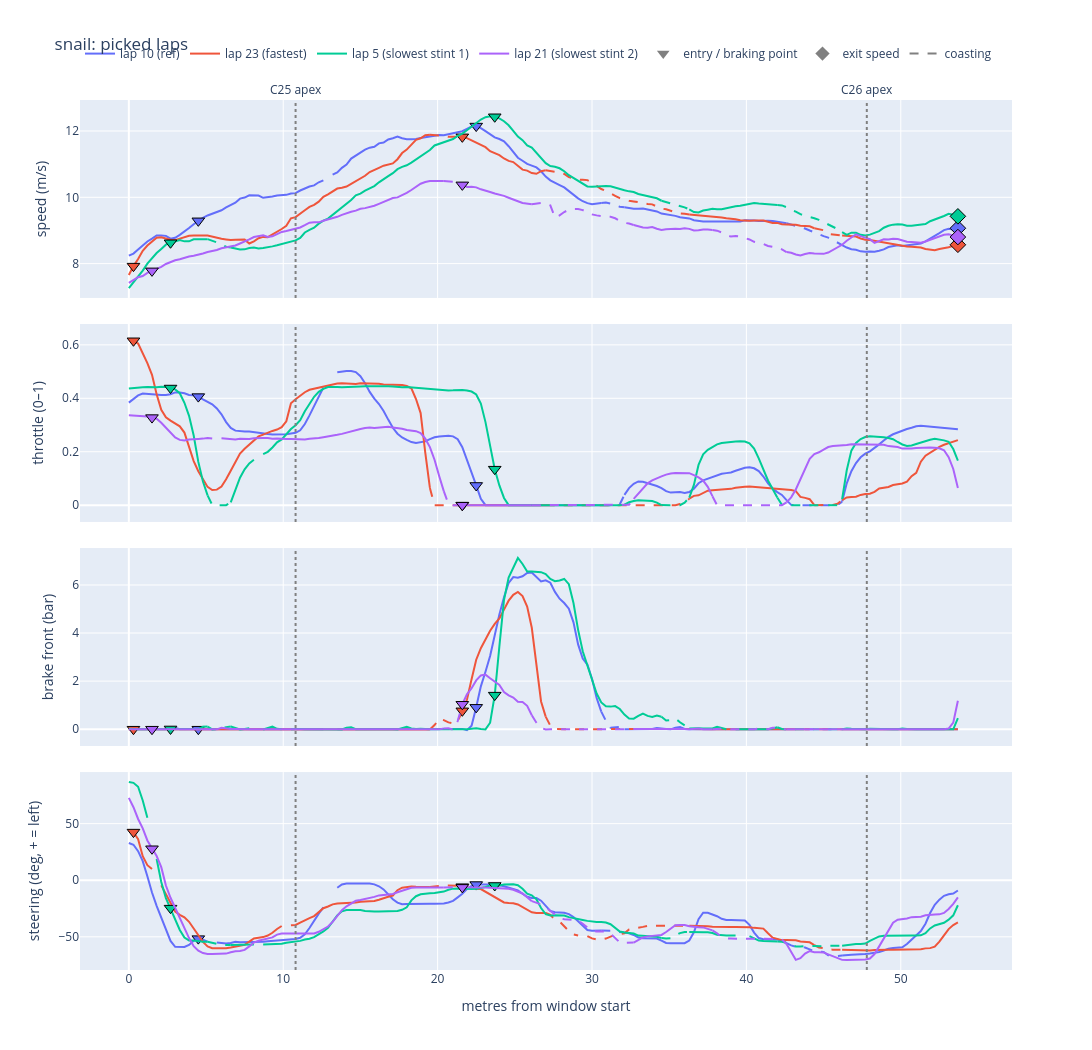

Notebook cell for this chart:
### Markdown cell above
* Metrics:
  - Lap 7 is 0.20 s faster than lap 10 in C24. It brakes the hardest (18.59 bar) with no coasting at all, and it has 3 steering corrections, which matches the counter steer we see on the plot. It also uses the most throttle on the exit (0.56) and picks it up early, 5.9 m before the apex.
  - Lap 10 has the lowest minimum speed of all by far, 4.39 m/s at 8.6 m before the apex, against around 6 to 6.6 m/s for the other laps. It also coasts for 2.7 m after releasing the brakes. Even so it only loses 0.20 s to lap 7 and has the highest exit speed (8.24 m/s), so it gets back a lot of the time on the exit.
  - Both fast laps have a very high rear wheel slip on the exit, 67.7% for lap 10 and 65.3% for lap 7, against 13.6% for lap 16 and 5.6% for lap 3. The slip goes up with the throttle (0.41 and 0.56 for the fast laps, around 0.33 for the slow ones), so it looks like the fast laps get on the throttle hard at low speed and the rear wheels spin. The slip here is only measured over the 2 m between the apex and the exit point, so the number is rough, but the difference between the laps is clear. Less wheelspin could mean an even better exit for both fast laps.
  - Lap 3 loses 0.41 s. It brakes the longest (2.23 s) but the lightest of the stint 1 laps (12.86 bar), which matches the uneven braking on the plot, and it has the lowest exit throttle with lap 16 (0.34).
  - Lap 16 loses 0.19 s, less than lap 3. It coasts for 5.4 m before braking, brakes the lightest (11.22 bar), and picks up the throttle the earliest (7.4 m before the apex) but only up to 0.33, and it exits the slowest at 7.25 m/s.
  - Correction to the plot reading: lap 7 exits at 8.08 m/s, not 8.3 m/s, so lap 10 has the highest exit speed.

### Code cell
# snail corner
plot_group("snail")

### Figure 1 — Plotly figure (JSON) as saved in the notebook; plotly's stock layout.template omitted (floating-point values rounded to 4 significant figures; data arrays with more than 128 entries replaced by an {"elided": "..."} marker saying what was removed)
{"data": [{"legendgroup": "10", "line": {"color": "#636EFA"}, "mode": "lines", "name": "lap 10 (ref)", "showlegend": true, "type": "scatter", "x": {"elided": "180 float values"}, "xaxis": "x", "y": {"elided": "180 float values"}, "yaxis": "y"}, {"legendgroup": "10", "line": {"color": "#636EFA", "dash": "dash"}, "mode": "lines", "name": "lap 10 (ref) coasting", "showlegend": false, "type": "scatter", "x": {"elided": "180 float values"}, "xaxis": "x", "y": {"elided": "180 float values"}, "yaxis": "y"}, {"hoverinfo": "text", "hovertext": "lap 10: C25 entry (lift)", "legendgroup": "10", "marker": {"color": "#636EFA", "line": {"color": "black", "width": 1}, "size": 11, "symbol": "triangle-down"}, "mode": "markers", "name": "lap 10 (ref)", "showlegend": false, "type": "scatter", "x": [4.5], "xaxis": "x", "y": [9.291], "yaxis": "y"}, {"hoverinfo": "text", "hovertext": "lap 10: C26 entry (braking)", "legendgroup": "10", "marker": {"color": "#636EFA", "line": {"color": "black", "width": 1}, "size": 11, "symbol": "triangle-down"}, "mode": "markers", "name": "lap 10 (ref)", "showlegend": false, "type": "scatter", "x": [22.5], "xaxis": "x", "y": [12.15], "yaxis": "y"}, {"legendgroup": "10", "line": {"color": "#636EFA"}, "mode": "lines", "name": "lap 10 (ref)", "showlegend": false, "type": "scatter", "x": {"elided": "180 float values"}, "xaxis": "x2", "y": {"elided": "180 float values"}, "yaxis": "y2"}, {"legendgroup": "10", "line": {"color": "#636EFA", "dash": "dash"}, "mode": "lines", "name": "lap 10 (ref) coasting", "showlegend": false, "type": "scatter", "x": {"elided": "180 float values"}, "xaxis": "x2", "y": {"elided": "180 float values"}, "yaxis": "y2"}, {"hoverinfo": "text", "hovertext": "lap 10: C25 entry (lift)", "legendgroup": "10", "marker": {"color": "#636EFA", "line": {"color": "black", "width": 1}, "size": 11, "symbol": "triangle-down"}, "mode": "markers", "name": "lap 10 (ref)", "showlegend": false, "type": "scatter", "x": [4.5], "xaxis": "x2", "y": [0.4063], "yaxis": "y2"}, {"hoverinfo": "text", "hovertext": "lap 10: C26 entry (braking)", "legendgroup": "10", "marker": {"color": "#636EFA", "line": {"color": "black", "width": 1}, "size": 11, "symbol": "triangle-down"}, "mode": "markers", "name": "lap 10 (ref)", "showlegend": false, "type": "scatter", "x": [22.5], "xaxis": "x2", "y": [0.07382], "yaxis": "y2"}, {"legendgroup": "10", "line": {"color": "#636EFA"}, "mode": "lines", "name": "lap 10 (ref)", "showlegend": false, "type": "scatter", "x": {"elided": "180 float values"}, "xaxis": "x3", "y": {"elided": "180 float values"}, "yaxis": "y3"}, {"legendgroup": "10", "line": {"color": "#636EFA", "dash": "dash"}, "mode": "lines", "name": "lap 10 (ref) coasting", "showlegend": false, "type": "scatter", "x": {"elided": "180 float values"}, "xaxis": "x3", "y": {"elided": "180 float values"}, "yaxis": "y3"}, {"hoverinfo": "text", "hovertext": "lap 10: C25 entry (lift)", "legendgroup": "10", "marker": {"color": "#636EFA", "line": {"color": "black", "width": 1}, "size": 11, "symbol": "triangle-down"}, "mode": "markers", "name": "lap 10 (ref)", "showlegend": false, "type": "scatter", "x": [4.5], "xaxis": "x3", "y": [1.012e-05], "yaxis": "y3"}, {"hoverinfo": "text", "hovertext": "lap 10: C26 entry (braking)", "legendgroup": "10", "marker": {"color": "#636EFA", "line": {"color": "black", "width": 1}, "size": 11, "symbol": "triangle-down"}, "mode": "markers", "name": "lap 10 (ref)", "showlegend": false, "type": "scatter", "x": [22.5], "xaxis": "x3", "y": [0.9099], "yaxis": "y3"}, {"legendgroup": "10", "line": {"color": "#636EFA"}, "mode": "lines", "name": "lap 10 (ref)", "showlegend": false, "type": "scatter", "x": {"elided": "180 float values"}, "xaxis": "x4", "y": {"elided": "180 float values"}, "yaxis": "y4"}, {"legendgroup": "10", "line": {"color": "#636EFA", "dash": "dash"}, "mode": "lines", "name": "lap 10 (ref) coasting", "showlegend": false, "type": "scatter", "x": {"elided": "180 float values"}, "xaxis": "x4", "y": {"elided": "180 float values"}, "yaxis": "y4"}, {"hoverinfo": "text", "hovertext": "lap 10: C25 entry (lift)", "legendgroup": "10", "marker": {"color": "#636EFA", "line": {"color": "black", "width": 1}, "size": 11, "symbol": "triangle-down"}, "mode": "markers", "name": "lap 10 (ref)", "showlegend": false, "type": "scatter", "x": [4.5], "xaxis": "x4", "y": [-51.59], "yaxis": "y4"}, {"hoverinfo": "text", "hovertext": "lap 10: C26 entry (braking)", "legendgroup": "10", "marker": {"color": "#636EFA", "line": {"color": "black", "width": 1}, "size": 11, "symbol": "triangle-down"}, "mode": "markers", "name": "lap 10 (ref)", "showlegend": false, "type": "scatter", "x": [22.5], "xaxis": "x4", "y": [-3.817], "yaxis": "y4"}, {"hoverinfo": "text", "hovertext": "lap 10: exit 9.07 m/s", "legendgroup": "10", "marker": {"color": "#636EFA", "line": {"color": "black", "width": 1}, "size": 12, "symbol": "diamond"}, "mode": "markers", "name": "lap 10 (ref)", "showlegend": false, "type": "scatter", "x": [53.7], "xaxis": "x", "y": [9.067], "yaxis": "y"}, {"legendgroup": "23", "line": {"color": "#EF553B"}, "mode": "lines", "name": "lap 23 (fastest)", "showlegend": true, "type": "scatter", "x": {"elided": "180 float values"}, "xaxis": "x", "y": {"elided": "180 float values"}, "yaxis": "y"}, {"legendgroup": "23", "line": {"color": "#EF553B", "dash": "dash"}, "mode": "lines", "name": "lap 23 (fastest) coasting", "showlegend": false, "type": "scatter", "x": {"elided": "180 float values"}, "xaxis": "x", "y": {"elided": "180 float values"}, "yaxis": "y"}, {"hoverinfo": "text", "hovertext": "lap 23: C25 entry (lift)", "legendgroup": "23", "marker": {"color": "#EF553B", "line": {"color": "black", "width": 1}, "size": 11, "symbol": "triangle-down"}, "mode": "markers", "name": "lap 23 (fastest)", "showlegend": false, "type": "scatter", "x": [0.3], "xaxis": "x", "y": [7.924], "yaxis": "y"}, {"hoverinfo": "text", "hovertext": "lap 23: C26 entry (braking)", "legendgroup": "23", "marker": {"color": "#EF553B", "line": {"color": "black", "width": 1}, "size": 11, "symbol": "triangle-down"}, "mode": "markers", "name": "lap 23 (fastest)", "showlegend": false, "type": "scatter", "x": [21.6], "xaxis": "x", "y": [11.82], "yaxis": "y"}, {"legendgroup": "23", "line": {"color": "#EF553B"}, "mode": "lines", "name": "lap 23 (fastest)", "showlegend": false, "type": "scatter", "x": {"elided": "180 float values"}, "xaxis": "x2", "y": {"elided": "180 float values"}, "yaxis": "y2"}, {"legendgroup": "23", "line": {"color": "#EF553B", "dash": "dash"}, "mode": "lines", "name": "lap 23 (fastest) coasting", "showlegend": false, "type": "scatter", "x": {"elided": "180 float values"}, "xaxis": "x2", "y": {"elided": "180 float values"}, "yaxis": "y2"}, {"hoverinfo": "text", "hovertext": "lap 23: C25 entry (lift)", "legendgroup": "23", "marker": {"color": "#EF553B", "line": {"color": "black", "width": 1}, "size": 11, "symbol": "triangle-down"}, "mode": "markers", "name": "lap 23 (fastest)", "showlegend": false, "type": "scatter", "x": [0.3], "xaxis": "x2", "y": [0.6152], "yaxis": "y2"}, {"hoverinfo": "text", "hovertext": "lap 23: C26 entry (braking)", "legendgroup": "23", "marker": {"color": "#EF553B", "line": {"color": "black", "width": 1}, "size": 11, "symbol": "triangle-down"}, "mode": "markers", "name": "lap 23 (fastest)", "showlegend": false, "type": "scatter", "x": [21.6], "xaxis": "x2", "y": [0], "yaxis": "y2"}, {"legendgroup": "23", "line": {"color": "#EF553B"}, "mode": "lines", "name": "lap 23 (fastest)", "showlegend": false, "type": "scatter", "x": {"elided": "180 float values"}, "xaxis": "x3", "y": {"elided": "180 float values"}, "yaxis": "y3"}, {"legendgroup": "23", "line": {"color": "#EF553B", "dash": "dash"}, "mode": "lines", "name": "lap 23 (fastest) coasting", "showlegend": false, "type": "scatter", "x": {"elided": "180 float values"}, "xaxis": "x3", "y": {"elided": "180 float values"}, "yaxis": "y3"}, {"hoverinfo": "text", "hovertext": "lap 23: C25 entry (lift)", "legendgroup": "23", "marker": {"color": "#EF553B", "line": {"color": "black", "width": 1}, "size": 11, "symbol": "triangle-down"}, "mode": "markers", "name": "lap 23 (fastest)", "showlegend": false, "type": "scatter", "x": [0.3], "xaxis": "x3", "y": [-3.246e-19], "yaxis": "y3"}, {"hoverinfo": "text", "hovertext": "lap 23: C26 entry (braking)", "legendgroup": "23", "marker": {"color": "#EF553B", "line": {"color": "black", "width": 1}, "size": 11, "symbol": "triangle-down"}, "mode": "markers", "name": "lap 23 (fastest)", "showlegend": false, "type": "scatter", "x": [21.6], "xaxis": "x3", "y": [0.7646], "yaxis": "y3"}, {"legendgroup": "23", "line": {"color": "#EF553B"}, "mode": "lines", "name": "lap 23 (fastest)", "showlegend": false, "type": "scatter", "x": {"elided": "180 float values"}, "xaxis": "x4", "y": {"elided": "180 float values"}, "yaxis": "y4"}, {"legendgroup": "23", "line": {"color": "#EF553B", "dash": "dash"}, "mode": "lines", "name": "lap 23 (fastest) coasting", "showlegend": false, "type": "scatter", "x": {"elided": "180 float values"}, "xaxis": "x4", "y": {"elided": "180 float values"}, "yaxis": "y4"}, {"hoverinfo": "text", "hovertext": "lap 23: C25 entry (lift)", "legendgroup": "23", "marker": {"color": "#EF553B", "line": {"color": "black", "width": 1}, "size": 11, "symbol": "triangle-down"}, "mode": "markers", "name": "lap 23 (fastest)", "showlegend": false, "type": "scatter", "x": [0.3], "xaxis": "x4", "y": [42.54], "yaxis": "y4"}, {"hoverinfo": "text", "hovertext": "lap 23: C26 entry (braking)", "legendgroup": "23", "marker": {"color": "#EF553B", "line": {"color": "black", "width": 1}, "size": 11, "symbol": "triangle-down"}, "mode": "markers", "name": "lap 23 (fastest)", "showlegend": false, "type": "scatter", "x": [21.6], "xaxis": "x4", "y": [-5.705], "yaxis": "y4"}, {"hoverinfo": "text", "hovertext": "lap 23: exit 8.57 m/s", "legendgroup": "23", "marker": {"color": "#EF553B", "line": {"color": "black", "width": 1}, "size": 12, "symbol": "diamond"}, "mode": "markers", "name": "lap 23 (fastest)", "showlegend": false, "type": "scatter", "x": [53.7], "xaxis": "x", "y": [8.569], "yaxis": "y"}, {"legendgroup": "5", "line": {"color": "#00CC96"}, "mode": "lines", "name": "lap 5 (slowest stint 1)", "showlegend": true, "type": "scatter", "x": {"elided": "180 float values"}, "xaxis": "x", "y": {"elided": "180 float values"}, "yaxis": "y"}, {"legendgroup": "5", "line": {"color": "#00CC96", "dash": "dash"}, "mode": "lines", "name": "lap 5 (slowest stint 1) coasting", "showlegend": false, "type": "scatter", "x": {"elided": "180 float values"}, "xaxis": "x", "y": {"elided": "180 float values"}, "yaxis": "y"}, {"hoverinfo": "text", "hovertext": "lap 5: C25 entry (lift)", "legendgroup": "5", "marker": {"color": "#00CC96", "line": {"color": "black", "width": 1}, "size": 11, "symbol": "triangle-down"}, "mode": "markers", "name": "lap 5 (slowest stint 1)", "showlegend": false, "type": "scatter", "x": [2.7], "xaxis": "x", "y": [8.629], "yaxis": "y"}, {"hoverinfo": "text", "hovertext": "lap 5: C26 entry (braking)", "legendgroup": "5", "marker": {"color": "#00CC96", "line": {"color": "black", "width": 1}, "size": 11, "symbol": "triangle-down"}, "mode": "markers", "name": "lap 5 (slowest stint 1)", "showlegend": false, "type": "scatter", "x": [23.7], "xaxis": "x", "y": [12.43], "yaxis": "y"}, {"legendgroup": "5", "line": {"color": "#00CC96"}, "mode": "lines", "name": "lap 5 (slowest stint 1)", "showlegend": false, "type": "scatter", "x": {"elided": "180 float values"}, "xaxis": "x2", "y": {"elided": "180 float values"}, "yaxis": "y2"}, {"legendgroup": "5", "line": {"color": "#00CC96", "dash": "dash"}, "mode": "lines", "name": "lap 5 (slowest stint 1) coasting", "showlegend": false, "type": "scatter", "x": {"elided": "180 float values"}, "xaxis": "x2", "y": {"elided": "180 float values"}, "yaxis": "y2"}, {"hoverinfo": "text", "hovertext": "lap 5: C25 entry (lift)", "legendgroup": "5", "marker": {"color": "#00CC96", "line": {"color": "black", "width": 1}, "size": 11, "symbol": "triangle-down"}, "mode": "markers", "name": "lap 5 (slowest stint 1)", "showlegend": false, "type": "scatter", "x": [2.7], "xaxis": "x2", "y": [0.4384], "yaxis": "y2"}, {"hoverinfo": "text", "hovertext": "lap 5: C26 entry (braking)", "legendgroup": "5", "marker": {"color": "#00CC96", "line": {"color": "black", "width": 1}, "size": 11, "symbol": "triangle-down"}, "mode": "markers", "name": "lap 5 (slowest stint 1)", "showlegend": false, "type": "scatter", "x": [23.7], "xaxis": "x2", "y": [0.1348], "yaxis": "y2"}, {"legendgroup": "5", "line": {"color": "#00CC96"}, "mode": "lines", "name": "lap 5 (slowest stint 1)", "showlegend": false, "type": "scatter", "x": {"elided": "180 float values"}, "xaxis": "x3", "y": {"elided": "180 float values"}, "yaxis": "y3"}, {"legendgroup": "5", "line": {"color": "#00CC96", "dash": "dash"}, "mode": "lines", "name": "lap 5 (slowest stint 1) coasting", "showlegend": false, "type": "scatter", "x": {"elided": "180 float values"}, "xaxis": "x3", "y": {"elided": "180 float values"}, "yaxis": "y3"}, {"hoverinfo": "text", "hovertext": "lap 5: C25 entry (lift)", "legendgroup": "5", "marker": {"color": "#00CC96", "line": {"color": "black", "width": 1}, "size": 11, "symbol": "triangle-down"}, "mode": "markers", "name": "lap 5 (slowest stint 1)", "showlegend": false, "type": "scatter", "x": [2.7], "xaxis": "x3", "y": [0.01005], "yaxis": "y3"}, {"hoverinfo": "text", "hovertext": "lap 5: C26 entry (braking)", "legendgroup": "5", "marker": {"color": "#00CC96", "line": {"color": "black", "width": 1}, "size": 11, "symbol": "triangle-down"}, "mode": "markers", "name": "lap 5 (slowest stint 1)", "showlegend": false, "type": "scatter", "x": [23.7], "xaxis": "x3", "y": [1.417], "yaxis": "y3"}, {"legendgroup": "5", "line": {"color": "#00CC96"}, "mode": "lines", "name": "lap 5 (slowest stint 1)", "showlegend": false, "type": "scatter", "x": {"elided": "180 float values"}, "xaxis": "x4", "y": {"elided": "180 float values"}, "yaxis": "y4"}, {"legendgroup": "5", "line": {"color": "#00CC96", "dash": "dash"}, "mode": "lines", "name": "lap 5 (slowest stint 1) coasting", "showlegend": false, "type": "scatter", "x": {"elided": "180 float values"}, "xaxis": "x4", "y": {"elided": "180 float values"}, "yaxis": "y4"}, {"hoverinfo": "text", "hovertext": "lap 5: C25 entry (lift)", "legendgroup": "5", "marker": {"color": "#00CC96", "line": {"color": "black", "width": 1}, "size": 11, "symbol": "triangle-down"}, "mode": "markers", "name": "lap 5 (slowest stint 1)", "showlegend": false, "type": "scatter", "x": [2.7], "xaxis": "x4", "y": [-24.66], "yaxis": "y4"}, {"hoverinfo": "text", "hovertext": "lap 5: C26 entry (braking)", "legendgroup": "5", "marker": {"color": "#00CC96", "line": {"color": "black", "width": 1}, "size": 11, "symbol": "triangle-down"}, "mode": "markers", "name": "lap 5 (slowest stint 1)", "showlegend": false, "type": "scatter", "x": [23.7], "xaxis": "x4", "y": [-4.638], "yaxis": "y4"}, {"hoverinfo": "text", "hovertext": "lap 5: exit 9.43 m/s", "legendgroup": "5", "marker": {"color": "#00CC96", "line": {"color": "black", "width": 1}, "size": 12, "symbol": "diamond"}, "mode": "markers", "name": "lap 5 (slowest stint 1)", "showlegend": false, "type": "scatter", "x": [53.7], "xaxis": "x", "y": [9.426], "yaxis": "y"}, {"legendgroup": "21", "line": {"color": "#AB63FA"}, "mode": "lines", "name": "lap 21 (slowest stint 2)", "showlegend": true, "type": "scatter", "x": {"elided": "180 float values"}, "xaxis": "x", "y": {"elided": "180 float values"}, "yaxis": "y"}, {"legendgroup": "21", "line": {"color": "#AB63FA", "dash": "dash"}, "mode": "lines", "name": "lap 21 (slowest stint 2) coasting", "showlegend": false, "type": "scatter", "x": {"elided": "180 float values"}, "xaxis": "x", "y": {"elided": "180 float values"}, "yaxis": "y"}, {"hoverinfo": "text", "hovertext": "lap 21: C25 entry (lift)", "legendgroup": "21", "marker": {"color": "#AB63FA", "line": {"color": "black", "width": 1}, "size": 11, "symbol": "triangle-down"}, "mode": "markers", "name": "lap 21 (slowest stint 2)", "showlegend": false, "type": "scatter", "x": [1.5], "xaxis": "x", "y": [7.781], "yaxis": "y"}, {"hoverinfo": "text", "hovertext": "lap 21: C26 entry (braking)", "legendgroup": "21", "marker": {"color": "#AB63FA", "line": {"color": "black", "width": 1}, "size": 11, "symbol": "triangle-down"}, "mode": "markers", "name": "lap 21 (slowest stint 2)", "showlegend": false, "type": "scatter", "x": [21.6], "xaxis": "x", "y": [10.38], "yaxis": "y"}, {"legendgroup": "21", "line": {"color": "#AB63FA"}, "mode": "lines", "name": "lap 21 (slowest stint 2)", "showlegend": false, "type": "scatter", "x": {"elided": "180 float values"}, "xaxis": "x2", "y": {"elided": "180 float values"}, "yaxis": "y2"}, {"legendgroup": "21", "line": {"color": "#AB63FA", "dash": "dash"}, "mode": "lines", "name": "lap 21 (slowest stint 2) coasting", "showlegend": false, "type": "scatter", "x": {"elided": "180 float values"}, "xaxis": "x2", "y": {"elided": "180 float values"}, "yaxis": "y2"}, {"hoverinfo": "text", "hovertext": "lap 21: C25 entry (lift)", "legendgroup": "21", "marker": {"color": "#AB63FA", "line": {"color": "black", "width": 1}, "size": 11, "symbol": "triangle-down"}, "mode": "markers", "name": "lap 21 (slowest stint 2)", "showlegend": false, "type": "scatter", "x": [1.5], "xaxis": "x2", "y": [0.3278], "yaxis": "y2"}, {"hoverinfo": "text", "hovertext": "lap 21: C26 entry (braking)", "legendgroup": "21", "marker": {"color": "#AB63FA", "line": {"color": "black", "width": 1}, "size": 11, "symbol": "triangle-down"}, "mode": "markers", "name": "lap 21 (slowest stint 2)", "showlegend": false, "type": "scatter", "x": [21.6], "xaxis": "x2", "y": [0], "yaxis": "y2"}, {"legendgroup": "21", "line": {"color": "#AB63FA"}, "mode": "lines", "name": "lap 21 (slowest stint 2)", "showlegend": false, "type": "scatter", "x": {"elided": "180 float values"}, "xaxis": "x3", "y": {"elided": "180 float values"}, "yaxis": "y3"}, {"legendgroup": "21", "line": {"color": "#AB63FA", "dash": "dash"}, "mode": "lines", "name": "lap 21 (slowest stint 2) coasting", "showlegend": false, "type": "scatter", "x": {"elided": "180 float values"}, "xaxis": "x3", "y": {"elided": "180 float values"}, "yaxis": "y3"}, {"hoverinfo": "text", "hovertext": "lap 21: C25 entry (lift)", "legendgroup": "21", "marker": {"color": "#AB63FA", "line": {"color": "black", "width": 1}, "size": 11, "symbol": "triangle-down"}, "mode": "markers", "name": "lap 21 (slowest stint 2)", "showlegend": false, "type": "scatter", "x": [1.5], "xaxis": "x3", "y": [0.0001224], "yaxis": "y3"}, {"hoverinfo": "text", "hovertext": "lap 21: C26 entry (braking)", "legendgroup": "21", "marker": {"color": "#AB63FA", "line": {"color": "black", "width": 1}, "size": 11, "symbol": "triangle-down"}, "mode": "markers", "name": "lap 21 (slowest stint 2)", "showlegend": false, "type": "scatter", "x": [21.6], "xaxis": "x3", "y": [1.036], "yaxis": "y3"}, {"legendgroup": "21", "line": {"color": "#AB63FA"}, "mode": "lines", "name": "lap 21 (slowest stint 2)", "showlegend": false, "type": "scatter", "x": {"elided": "180 float values"}, "xaxis": "x4", "y": {"elided": "180 float values"}, "yaxis": "y4"}, {"legendgroup": "21", "line": {"color": "#AB63FA", "dash": "dash"}, "mode": "lines", "name": "lap 21 (slowest stint 2) coasting", "showlegend": false, "type": "scatter", "x": {"elided": "180 float values"}, "xaxis": "x4", "y": {"elided": "180 float values"}, "yaxis": "y4"}, {"hoverinfo": "text", "hovertext": "lap 21: C25 entry (lift)", "legendgroup": "21", "marker": {"color": "#AB63FA", "line": {"color": "black", "width": 1}, "size": 11, "symbol": "triangle-down"}, "mode": "markers", "name": "lap 21 (slowest stint 2)", "showlegend": false, "type": "scatter", "x": [1.5], "xaxis": "x4", "y": [27.82], "yaxis": "y4"}, {"hoverinfo": "text", "hovertext": "lap 21: C26 entry (braking)", "legendgroup": "21", "marker": {"color": "#AB63FA", "line": {"color": "black", "width": 1}, "size": 11, "symbol": "triangle-down"}, "mode": "markers", "name": "lap 21 (slowest stint 2)", "showlegend": false, "type": "scatter", "x": [21.6], "xaxis": "x4", "y": [-6.293], "yaxis": "y4"}, {"hoverinfo": "text", "hovertext": "lap 21: exit 8.80 m/s", "legendgroup": "21", "marker": {"color": "#AB63FA", "line": {"color": "black", "width": 1}, "size": 12, "symbol": "diamond"}, "mode": "markers", "name": "lap 21 (slowest stint 2)", "showlegend": false, "type": "scatter", "x": [53.7], "xaxis": "x", "y": [8.802], "yaxis": "y"}, {"marker": {"color": "grey", "size": 11, "symbol": "triangle-down"}, "mode": "markers", "name": "entry / braking point", "type": "scatter", "x": [null], "xaxis": "x", "y": [null], "yaxis": "y"}, {"marker": {"color": "grey", "size": 11, "symbol": "diamond"}, "mode": "markers", "name": "exit speed", "type": "scatter", "x": [null], "xaxis": "x", "y": [null], "yaxis": "y"}, {"line": {"color": "grey", "dash": "dash"}, "mode": "lines", "name": "coasting", "type": "scatter", "x": [null], "xaxis": "x", "y": [null], "yaxis": "y"}], "layout": {"annotations": [{"showarrow": false, "text": "C25 apex", "x": 10.8, "y": 1, "yanchor": "bottom", "yref": "paper"}, {"showarrow": false, "text": "C26 apex", "x": 47.8, "y": 1, "yanchor": "bottom", "yref": "paper"}], "height": 1050, "legend": {"orientation": "h", "y": 1.07}, "shapes": [{"line": {"color": "grey", "dash": "dot"}, "type": "line", "x0": 10.8, "x1": 10.8, "xref": "x", "y0": 0, "y1": 1, "yref": "y domain"}, {"line": {"color": "grey", "dash": "dot"}, "type": "line", "x0": 10.8, "x1": 10.8, "xref": "x2", "y0": 0, "y1": 1, "yref": "y2 domain"}, {"line": {"color": "grey", "dash": "dot"}, "type": "line", "x0": 10.8, "x1": 10.8, "xref": "x3", "y0": 0, "y1": 1, "yref": "y3 domain"}, {"line": {"color": "grey", "dash": "dot"}, "type": "line", "x0": 10.8, "x1": 10.8, "xref": "x4", "y0": 0, "y1": 1, "yref": "y4 domain"}, {"line": {"color": "grey", "dash": "dot"}, "type": "line", "x0": 47.8, "x1": 47.8, "xref": "x", "y0": 0, "y1": 1, "yref": "y domain"}, {"line": {"color": "grey", "dash": "dot"}, "type": "line", "x0": 47.8, "x1": 47.8, "xref": "x2", "y0": 0, "y1": 1, "yref": "y2 domain"}, {"line": {"color": "grey", "dash": "dot"}, "type": "line", "x0": 47.8, "x1": 47.8, "xref": "x3", "y0": 0, "y1": 1, "yref": "y3 domain"}, {"line": {"color": "grey", "dash": "dot"}, "type": "line", "x0": 47.8, "x1": 47.8, "xref": "x4", "y0": 0, "y1": 1, "yref": "y4 domain"}], "title": {"text": "snail: picked laps"}, "width": 1300, "xaxis": {"anchor": "y", "domain": [0, 1], "matches": "x4", "showticklabels": false}, "xaxis2": {"anchor": "y2", "domain": [0, 1], "matches": "x4", "showticklabels": false}, "xaxis3": {"anchor": "y3", "domain": [0, 1], "matches": "x4", "showticklabels": false}, "xaxis4": {"anchor": "y4", "domain": [0, 1], "title": {"text": "metres from window start"}}, "yaxis": {"anchor": "x", "domain": [0.7725, 1], "title": {"text": "speed (m/s)"}}, "yaxis2": {"anchor": "x2", "domain": [0.515, 0.7425], "title": {"text": "throttle (0–1)"}}, "yaxis3": {"anchor": "x3", "domain": [0.2575, 0.485], "title": {"text": "brake front (bar)"}}, "yaxis4": {"anchor": "x4", "domain": [0, 0.2275], "title": {"text": "steering (deg, + = left)"}}}}
